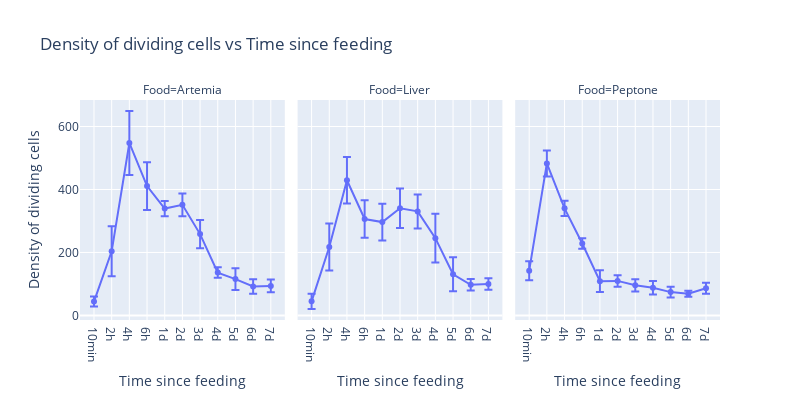

Notebook cell for this chart:
### Code cell
px.line(agged, x='Time', y='Density1', facet_col='Food', markers=True, width=800, height=400, error_y='std', title='Density of dividing cells vs Time since feeding',labels={'Time':'Time since feeding', 'Density1':'Density of dividing cells'})

### Figure 1 — Plotly figure (JSON) as saved in the notebook; plotly's stock layout.template omitted (floating-point values rounded to 4 significant figures)
{"data": [{"error_y": {"array": [15.82, 79.63, 101.6, 76.0, 24.05, 35.93, 44.67, 16.57, 34.26, 23.09, 20.03]}, "hovertemplate": "Food=Artemia<br>Time since feeding=%{x}<br>Density of dividing cells=%{y}<extra></extra>", "legendgroup": "", "line": {"color": "#636efa", "dash": "solid"}, "marker": {"symbol": "circle"}, "mode": "lines+markers", "name": "", "orientation": "v", "showlegend": false, "type": "scatter", "x": ["10min", "2h", "4h", "6h", "1d", "2d", "3d", "4d", "5d", "6d", "7d"], "xaxis": "x", "y": [43.98, 203.7, 547.8, 410.8, 339.3, 351.3, 258.3, 136.1, 115.4, 91.74, 93.69], "yaxis": "y"}, {"error_y": {"array": [24.33, 74.54, 73.98, 59.52, 58.58, 62.8, 53.97, 77.6, 53.83, 18.12, 18.38]}, "hovertemplate": "Food=Liver<br>Time since feeding=%{x}<br>Density of dividing cells=%{y}<extra></extra>", "legendgroup": "", "line": {"color": "#636efa", "dash": "solid"}, "marker": {"symbol": "circle"}, "mode": "lines+markers", "name": "", "orientation": "v", "showlegend": false, "type": "scatter", "x": ["10min", "2h", "4h", "6h", "1d", "2d", "3d", "4d", "5d", "6d", "7d"], "xaxis": "x2", "y": [44.72, 217.1, 429.4, 306.2, 296.5, 340.3, 330.5, 245.4, 130.8, 97.27, 99.71], "yaxis": "y2"}, {"error_y": {"array": [30.19, 41.12, 23.99, 16.83, 34.54, 18.28, 19.36, 21.59, 16.72, 9.456, 17.52]}, "hovertemplate": "Food=Peptone<br>Time since feeding=%{x}<br>Density of dividing cells=%{y}<extra></extra>", "legendgroup": "", "line": {"color": "#636efa", "dash": "solid"}, "marker": {"symbol": "circle"}, "mode": "lines+markers", "name": "", "orientation": "v", "showlegend": false, "type": "scatter", "x": ["10min", "2h", "4h", "6h", "1d", "2d", "3d", "4d", "5d", "6d", "7d"], "xaxis": "x3", "y": [142.1, 482.8, 340.1, 228.4, 108.9, 109.7, 95.6, 87.65, 74.04, 68.68, 86.48], "yaxis": "y3"}], "layout": {"annotations": [{"font": {}, "showarrow": false, "text": "Food=Artemia", "x": 0.16, "xanchor": "center", "xref": "paper", "y": 1, "yanchor": "bottom", "yref": "paper"}, {"font": {}, "showarrow": false, "text": "Food=Liver", "x": 0.5, "xanchor": "center", "xref": "paper", "y": 1, "yanchor": "bottom", "yref": "paper"}, {"font": {}, "showarrow": false, "text": "Food=Peptone", "x": 0.84, "xanchor": "center", "xref": "paper", "y": 1, "yanchor": "bottom", "yref": "paper"}], "height": 400, "legend": {"tracegroupgap": 0}, "title": {"text": "Density of dividing cells vs Time since feeding"}, "width": 800, "xaxis": {"anchor": "y", "domain": [0, 0.32], "title": {"text": "Time since feeding"}}, "xaxis2": {"anchor": "y2", "domain": [0.34, 0.66], "matches": "x", "title": {"text": "Time since feeding"}}, "xaxis3": {"anchor": "y3", "domain": [0.68, 1.0], "matches": "x", "title": {"text": "Time since feeding"}}, "yaxis": {"anchor": "x", "domain": [0, 1], "title": {"text": "Density of dividing cells"}}, "yaxis2": {"anchor": "x2", "domain": [0, 1], "matches": "y", "showticklabels": false}, "yaxis3": {"anchor": "x3", "domain": [0, 1], "matches": "y", "showticklabels": false}}}
